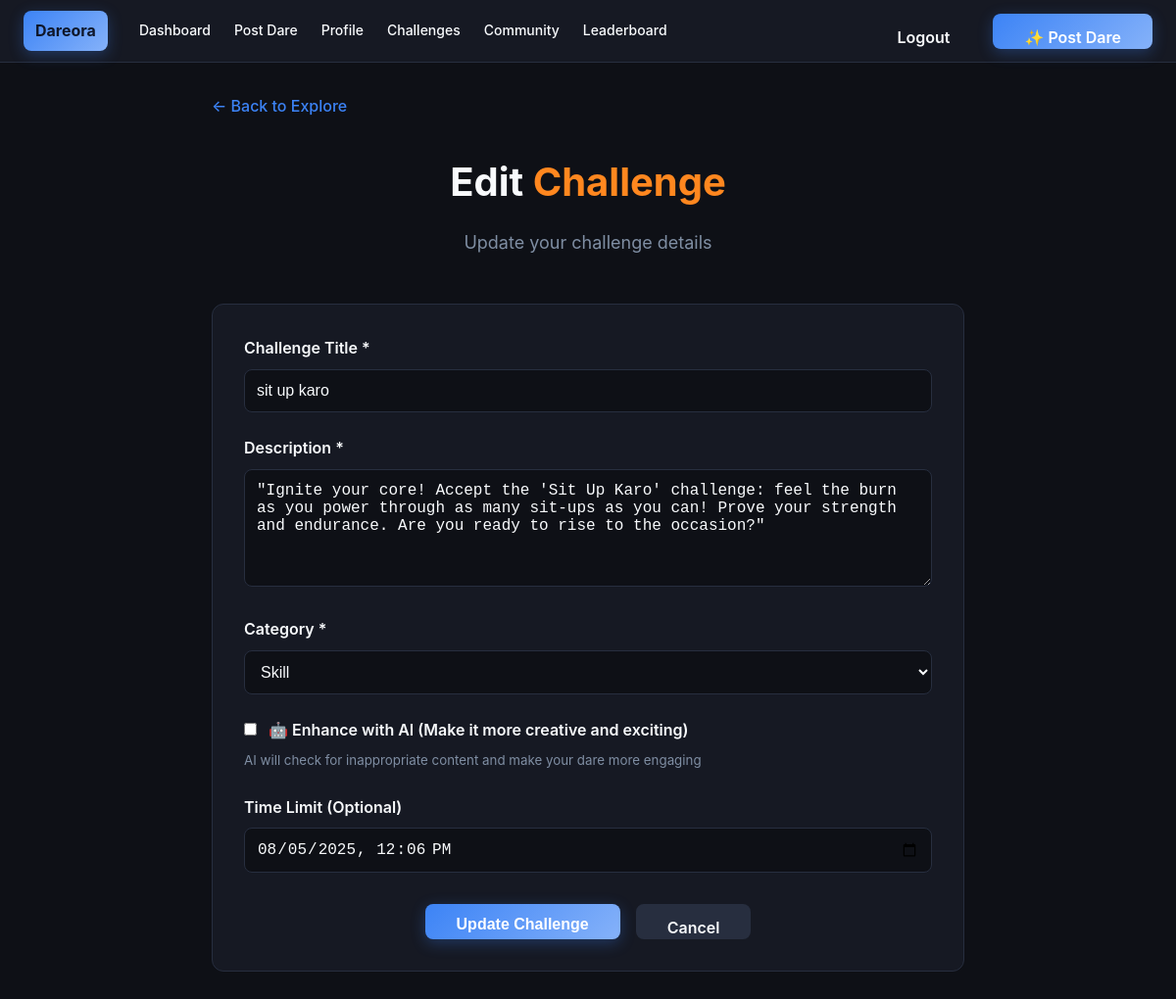
/postdare/post/6/ (signed in), run on the app's committed database.
### postdare/models.py (models this page shows, shortened)
class Dare_project(models.Model):
    user = models.ForeignKey(User, on_delete=models.CASCADE, related_name='dares')
    dare_title = models.CharField(max_length=100)
    description = models.TextField(max_length=500)
    time_limit = models.DateTimeField(blank=True, null=True)
    category = models.CharField(max_length=50)
    difficulty = models.CharField(max_length=10, default='Moderate')
    tags = models.CharField(max_length=200, blank=True, null=True)
    created_at = models.DateTimeField(auto_now_add=True)
    updated_at = models.DateTimeField(auto_now=True)
    is_active = models.BooleanField(default=True)

### postdare/views.py (the view, shortened to what this page needs)
# urls.py: path("postdare/",include("postdare.urls")),
@login_required
def postdare(request, id=None):
    if id:
        dare = get_object_or_404(Dare_project, id=id)
        if dare.user != request.user:
            messages.error(request, "You can only edit your own dares!")
            return redirect("explore")
    else:
        dare = None
    return render(request, "postdare.html", {'dare': dare})

### templates/postdare.html (shortened to what this page needs)
{% extends "base.html" %}
{% block body %}
<div class="container">
    <a href="{% url 'explore' %}" class="back-link">
        ← Back to Explore
    </a>
    <div class="page-header">
        <h1 class="page-title">
            {% if dare %}
            Edit <span class="title-highlight">Challenge</span>
            {% else %}
            Create <span class="title-highlight">Challenge</span>
            {% endif %}
        </h1>
        <p class="page-subtitle">
            {% if dare %}
            Update your challenge details
            {% else %}
            Design an epic challenge for the community
            {% endif %}
        </p>
    </div>
    <div class="form-container">
        <form method="POST" id="dareForm">
            <div class="form-group">
                <label for="dare_title" class="form-label">Challenge Title *</label>
                <input type="text" id="dare_title" name="dare_title" class="form-input"
                    value="{% if dare %}{{ dare.dare_title }}{% endif %}"
                    placeholder="Enter an exciting challenge title" required>
            </div>
            <div class="form-group">
                <label for="description" class="form-label">Description *</label>
                <textarea id="description" name="description" class="form-textarea"
                    placeholder="Describe your challenge in detail..."
                    required>{% if dare %}{{ dare.description }}{% endif %}</textarea>
            </div>
            <div class="form-group">
                <label for="category" class="form-label">Category *</label>
                <select id="category" name="category" class="form-select" required>
                    <option value="skill" {% if dare.category == 'skill' %}selected{% endif %}>Skill</option>
                </select>
            </div>
            <div class="form-group">
                <label class="form-label">
                    <input type="checkbox" name="use_ai" id="use_ai" style="margin-right: 0.5rem;">
                    🤖 Enhance with AI (Make it more creative and exciting)
                </label>
                <small style="color: var(--muted-foreground); display: block; margin-top: 0.25rem;">
                    AI will check for inappropriate content and make your dare more engaging
                </small>
            </div>
            <div class="form-group">
                <label for="time_limit" class="form-label">Time Limit (Optional)</label>
                <input type="datetime-local" id="time_limit" name="time_limit" class="form-input"
                    value="{% if dare.time_limit %}{{ dare.time_limit|date:'Y-m-d\TH:i' }}{% endif %}">
            </div>
            <div class="form-actions">
                <button type="submit" class="btn btn-primary" id="submitBtn">
                    {% if dare %}
                    Update Challenge
                    {% else %}
                    Create Challenge
                    {% endif %}
                </button>
                <a href="{% url 'explore' %}" class="btn btn-secondary">Cancel</a>
            </div>
        </form>
    </div>
</div>
{% endblock %}

### templates/base.html (style rules this page uses)
* { margin: 0; padding: 0; box-sizing: border-box; }
:root { --background: hsl(220, 23%, 7%); --foreground: hsl(210, 40%, 98%); --card: hsl(222, 23%, 11%); --card-foreground: hsl(210, 40%, 98%); --primary: hsl(217, 91%, 60%); --primary-foreground: hsl(222.2, 47.4%, 11.2%); --secondary: hsl(222, 23%, 15%); --secondary-foreground: hsl(210, 40%, 98%); --muted: hsl(222, 23%, 15%); --muted-foreground: hsl(215.4, 16.3%, 56.9%); --border: hsl(222, 23%, 20%); --radius: 0.75rem; }
body { font-family: -apple-system, BlinkMacSystemFont, 'Segoe UI', 'Roboto', 'Oxygen', 'Ubuntu', 'Cantarell', sans-serif; background-color: var(--background); color: var(--foreground); line-height: 1.5; min-height: 100vh; }
.btn { display: inline-flex; align-items: center; justify-content: center; gap: 0.5rem; white-space: nowrap; border-radius: 0.5rem; font-size: 0.875rem; font-weight: 600; border: none; cursor: pointer; transition: all 0.2s; text-decoration: none; padding: 0.5rem 0.75rem; height: 2.25rem; }
.btn-primary { background: linear-gradient(135deg, var(--primary), hsl(217, 91%, 75%)); color: var(--primary-foreground); border: none; box-shadow: 0 4px 15px rgba(59, 130, 246, 0.3); }

### templates/postdare.html (style rules this page uses)
* { margin: 0; padding: 0; box-sizing: border-box; }
:root { --background: hsl(220, 23%, 7%); --foreground: hsl(210, 40%, 98%); --card: hsl(222, 23%, 11%); --primary: hsl(217, 91%, 60%); --border: hsl(222, 23%, 20%); --radius: 0.75rem; --orange: hsl(28, 100%, 56%); --muted-foreground: hsl(215.4, 16.3%, 56.9%); }
body { font-family: -apple-system, BlinkMacSystemFont, 'Segoe UI', 'Roboto', sans-serif; background-color: var(--background); color: var(--foreground); line-height: 1.6; }
.container { max-width: 800px; margin: 0 auto; padding: 2rem 1rem; }
.page-header { text-align: center; margin-bottom: 3rem; }
.page-title { font-size: 2.5rem; font-weight: bold; margin-bottom: 1rem; }
.title-highlight { color: var(--orange); }
.page-subtitle { color: var(--muted-foreground); font-size: 1.125rem; }
.form-container { background-color: var(--card); border: 1px solid var(--border); border-radius: var(--radius); padding: 2rem; margin-bottom: 2rem; }
.form-group { margin-bottom: 1.5rem; }
.form-label { display: block; font-weight: 600; margin-bottom: 0.5rem; color: var(--foreground); }
.form-input, .form-textarea, .form-select { width: 100%; padding: 0.75rem; border: 1px solid var(--border); border-radius: 0.5rem; background-color: var(--background); color: var(--foreground); font-size: 1rem; transition: border-color 0.2s; }
.form-textarea { min-height: 120px; resize: vertical; }
.form-actions { display: flex; gap: 1rem; justify-content: center; margin-top: 2rem; }
.btn { padding: 0.75rem 2rem; border: none; border-radius: 0.5rem; font-weight: 600; font-size: 1rem; cursor: pointer; transition: all 0.2s; text-decoration: none; display: inline-block; text-align: center; }
.btn-primary { background-color: var(--primary); color: white; }
.btn-secondary { background-color: var(--border); color: var(--foreground); }
.back-link { display: inline-flex; align-items: center; color: var(--primary); text-decoration: none; margin-bottom: 2rem; font-weight: 500; }

### data on the page
Dare_project: dare_title "sit up karo", description "\"Ignite your core! Accept the 'Sit Up Karo' challenge: feel the burn as you power through as many sit-ups as you can! Prove your strength and endurance. Are you ready to rise to the occasion?\"", category "Skill", time_limit "08/05/2025 12:06"
